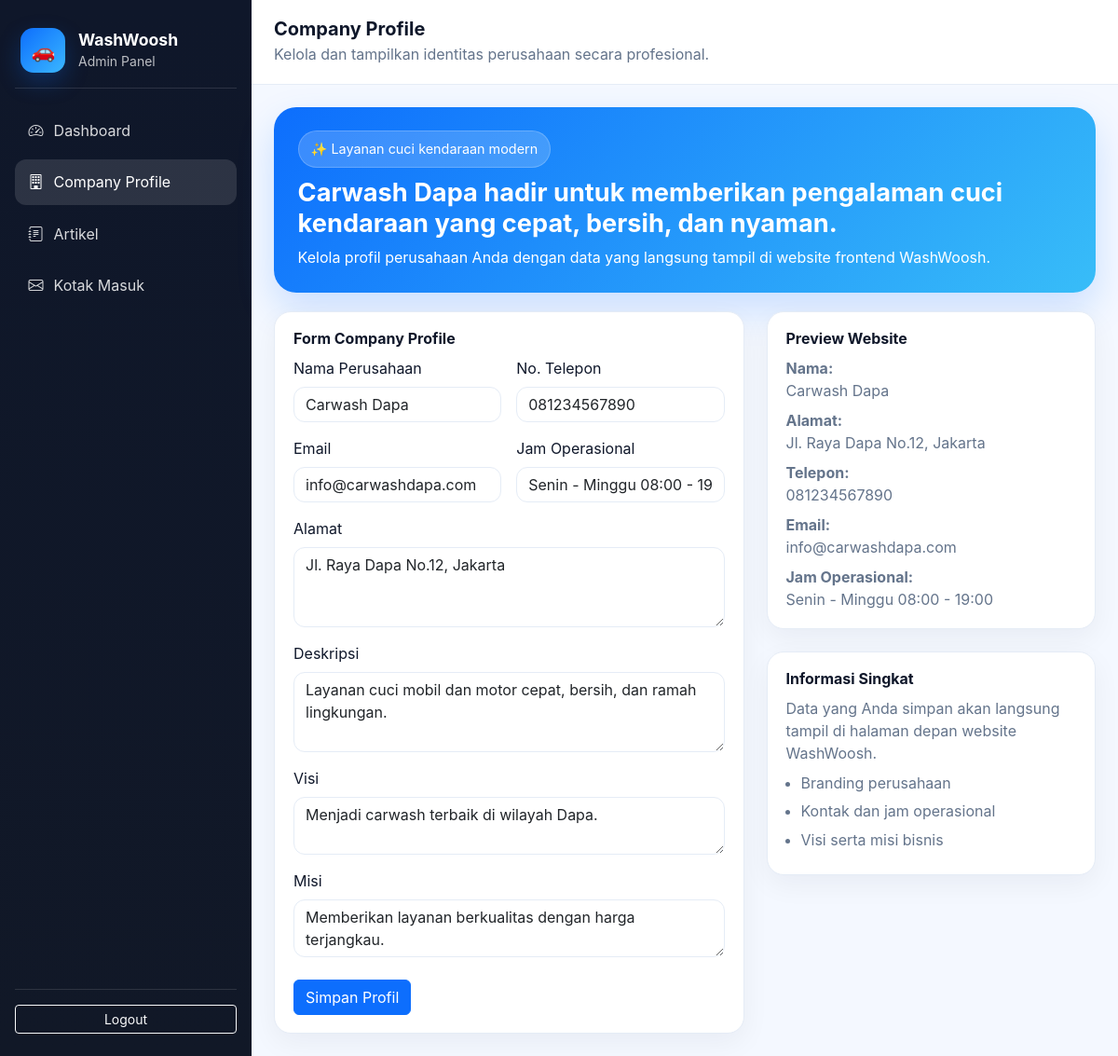
The app's page /admin/company_profile.php (signed in), older data.
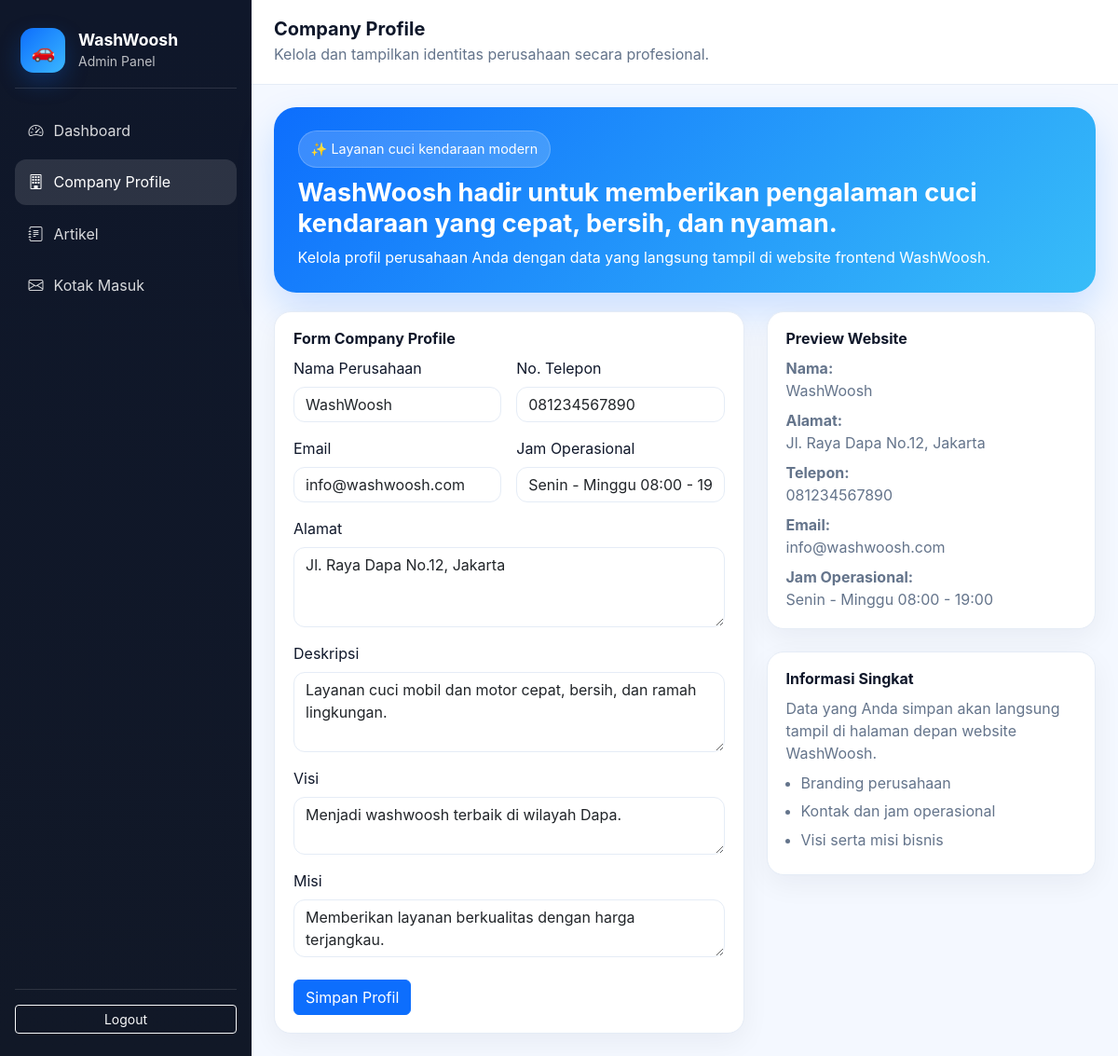
The same page, newer data.
### tables this page shows
CREATE TABLE tb_company_profile (
  id INT UNSIGNED AUTO_INCREMENT PRIMARY KEY,
  nama_perusahaan VARCHAR(150) NOT NULL,
  logo VARCHAR(255) DEFAULT NULL,
  alamat TEXT NOT NULL,
  no_telp VARCHAR(50) NOT NULL,
  email VARCHAR(100) NOT NULL,
  jam_operasional VARCHAR(100) NOT NULL,
  deskripsi TEXT,
  visi TEXT,
  misi TEXT,
  updated_at TIMESTAMP NOT NULL DEFAULT CURRENT_TIMESTAMP ON UPDATE CURRENT_TIMESTAMP
);

### admin/company_profile.php (the view, shortened to what the changed rows need)
<?php
require_once '../config/koneksi.php';
$company = [
    'id' => null,
    'nama_perusahaan' => 'WashWoosh',
    'alamat' => '',
    'no_telp' => '',
    'email' => '',
    'jam_operasional' => '',
    'deskripsi' => '',
    'visi' => '',
    'misi' => '',
];
$stmt = $pdo->query('SELECT * FROM tb_company_profile ORDER BY updated_at DESC LIMIT 1');
$companyRow = $stmt->fetch();
if ($companyRow) {
    $company = array_merge($company, $companyRow);
}
?>
<!doctype html>
<html lang="id">
<head>
    <link href="https://cdn.jsdelivr.net/npm/bootstrap@5.3.2/dist/css/bootstrap.min.css" rel="stylesheet">
</head>
<body>
<div class="page-wrapper">
    <div class="main-panel">
        <header class="topbar">
            <div>
                <h2>Company Profile</h2>
            </div>
        </header>
        <main class="content">
            <section class="hero-card">
                <div class="hero-badge">✨ Layanan cuci kendaraan modern</div>
                <h3><?= htmlspecialchars($company['nama_perusahaan']) ?> hadir untuk memberikan pengalaman cuci kendaraan yang cepat, bersih, dan nyaman.</h3>
                <p class="mb-0">Kelola profil perusahaan Anda dengan data yang langsung tampil di website frontend WashWoosh.</p>
            </section>
            <div class="row g-4">
                <div class="col-lg-7">
                    <div class="panel-card h-100">
                        <div class="card-body">
                            <form method="post" action="company_profile.php">
                                <div class="row g-3">
                                    <div class="col-md-6">
                                        <label class="form-label">Nama Perusahaan</label>
                                        <input type="text" class="form-control" name="nama_perusahaan" value="<?= htmlspecialchars($company['nama_perusahaan']) ?>" required>
                                    </div>
                                    <div class="col-md-6">
                                        <label class="form-label">No. Telepon</label>
                                        <input type="text" class="form-control" name="no_telp" value="<?= htmlspecialchars($company['no_telp']) ?>" required>
                                    </div>
                                    <div class="col-md-6">
                                        <label class="form-label">Email</label>
                                        <input type="email" class="form-control" name="email" value="<?= htmlspecialchars($company['email']) ?>" required>
                                    </div>
                                    <div class="col-md-6">
                                        <label class="form-label">Jam Operasional</label>
                                        <input type="text" class="form-control" name="jam_operasional" value="<?= htmlspecialchars($company['jam_operasional']) ?>" required>
                                    </div>
                                    <div class="col-12">
                                        <label class="form-label">Alamat</label>
                                        <textarea class="form-control" name="alamat" rows="3" required><?= htmlspecialchars($company['alamat']) ?></textarea>
                                    </div>
                                    <div class="col-12">
                                        <label class="form-label">Deskripsi</label>
                                        <textarea class="form-control" name="deskripsi" rows="3"><?= htmlspecialchars($company['deskripsi']) ?></textarea>
                                    </div>
                                    <div class="col-12">
                                        <label class="form-label">Visi</label>
                                        <textarea class="form-control" name="visi" rows="2"><?= htmlspecialchars($company['visi']) ?></textarea>
                                    </div>
                                    <div class="col-12">
                                        <label class="form-label">Misi</label>
                                        <textarea class="form-control" name="misi" rows="2"><?= htmlspecialchars($company['misi']) ?></textarea>
                                    </div>
                                </div>
                            </form>
                        </div>
                    </div>
                </div>
                <div class="col-lg-5">
                    <div class="panel-card mb-4">
                        <div class="card-body">
                            <h5 class="section-title">Preview Website</h5>
                            <p class="muted mb-2"><strong>Nama:</strong><br><?= htmlspecialchars($company['nama_perusahaan']) ?></p>
                            <p class="muted mb-2"><strong>Alamat:</strong><br><?= htmlspecialchars($company['alamat'] ?: '-') ?></p>
                            <p class="muted mb-2"><strong>Telepon:</strong><br><?= htmlspecialchars($company['no_telp'] ?: '-') ?></p>
                            <p class="muted mb-2"><strong>Email:</strong><br><?= htmlspecialchars($company['email'] ?: '-') ?></p>
                            <p class="muted mb-0"><strong>Jam Operasional:</strong><br><?= htmlspecialchars($company['jam_operasional'] ?: '-') ?></p>
                        </div>
                    </div>
                </div>
            </div>
        </main>
    </div>
</div>
<link rel="stylesheet" href="https://cdn.jsdelivr.net/npm/bootstrap-icons@1.11.3/font/bootstrap-icons.css">
</body>
</html>

Row changes from the older to the newer data that the page shows:
changed tb_company_profile "Jl. Raya Dapa No.12, Jakarta": nama_perusahaan "Carwash Dapa" → "WashWoosh"; email "info@carwashdapa.com" → "info@washwoosh.com"; visi "Menjadi carwash terbaik di wilayah Dapa." → "Menjadi washwoosh terbaik di wilayah Dapa."
